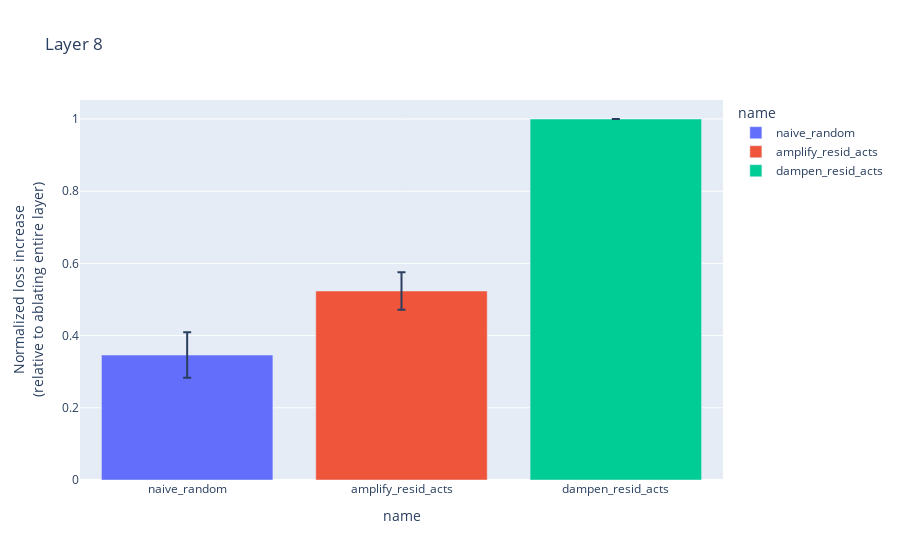
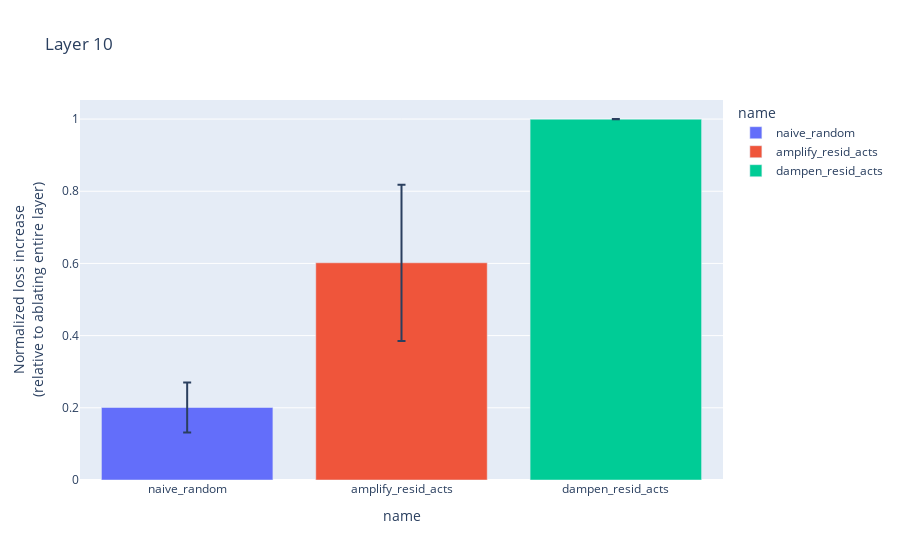

These figures' notebook cell, in order:
### Code cell
for layer, examples_by_feature, loss_by_feature_by_pert in zip(LAYERS, examples_by_feature_by_sae, loss_by_feature_by_pert_by_sae):
    clean_loss = examples_by_feature.clean_loss
    ablate_resid_loss = loss_by_feature_by_pert["dampen_resid_acts"]
    plot_loss_bar(loss_by_feature_by_pert, clean_loss, ablate_resid_loss, layer=layer)

### Figure 1 — Plotly figure (JSON) as saved in the notebook; plotly's stock layout.template omitted (floating-point values rounded to 4 significant figures)
{"data": [{"alignmentgroup": "True", "error_y": {"array": [0.06305]}, "hovertemplate": "name=%{x}<br>Normalized loss increase<br />(relative to ablating entire layer)=%{y}<extra></extra>", "legendgroup": "naive_random", "marker": {"color": "#636efa", "pattern": {"shape": ""}}, "name": "naive_random", "offsetgroup": "naive_random", "orientation": "v", "showlegend": true, "textposition": "auto", "type": "bar", "x": ["naive_random"], "xaxis": "x", "y": [0.3462], "yaxis": "y"}, {"alignmentgroup": "True", "error_y": {"array": [0.05178]}, "hovertemplate": "name=%{x}<br>Normalized loss increase<br />(relative to ablating entire layer)=%{y}<extra></extra>", "legendgroup": "amplify_resid_acts", "marker": {"color": "#EF553B", "pattern": {"shape": ""}}, "name": "amplify_resid_acts", "offsetgroup": "amplify_resid_acts", "orientation": "v", "showlegend": true, "textposition": "auto", "type": "bar", "x": ["amplify_resid_acts"], "xaxis": "x", "y": [0.5234], "yaxis": "y"}, {"alignmentgroup": "True", "error_y": {"array": [0.0001423]}, "hovertemplate": "name=%{x}<br>Normalized loss increase<br />(relative to ablating entire layer)=%{y}<extra></extra>", "legendgroup": "dampen_resid_acts", "marker": {"color": "#00cc96", "pattern": {"shape": ""}}, "name": "dampen_resid_acts", "offsetgroup": "dampen_resid_acts", "orientation": "v", "showlegend": true, "textposition": "auto", "type": "bar", "x": ["dampen_resid_acts"], "xaxis": "x", "y": [0.9999], "yaxis": "y"}], "layout": {"barmode": "relative", "legend": {"title": {"text": "name"}, "tracegroupgap": 0}, "title": {"text": "Layer 8"}, "xaxis": {"anchor": "y", "categoryarray": ["naive_random", "amplify_resid_acts", "dampen_resid_acts"], "categoryorder": "array", "domain": [0, 1], "title": {"text": "name"}}, "yaxis": {"anchor": "x", "domain": [0, 1], "title": {"text": "Normalized loss increase<br />(relative to ablating entire layer)"}}}}

### Figure 2 — Plotly figure (JSON) as saved in the notebook; plotly's stock layout.template omitted (floating-point values rounded to 4 significant figures)
{"data": [{"alignmentgroup": "True", "error_y": {"array": [0.0693]}, "hovertemplate": "name=%{x}<br>Normalized loss increase<br />(relative to ablating entire layer)=%{y}<extra></extra>", "legendgroup": "naive_random", "marker": {"color": "#636efa", "pattern": {"shape": ""}}, "name": "naive_random", "offsetgroup": "naive_random", "orientation": "v", "showlegend": true, "textposition": "auto", "type": "bar", "x": ["naive_random"], "xaxis": "x", "y": [0.2011], "yaxis": "y"}, {"alignmentgroup": "True", "error_y": {"array": [0.2165]}, "hovertemplate": "name=%{x}<br>Normalized loss increase<br />(relative to ablating entire layer)=%{y}<extra></extra>", "legendgroup": "amplify_resid_acts", "marker": {"color": "#EF553B", "pattern": {"shape": ""}}, "name": "amplify_resid_acts", "offsetgroup": "amplify_resid_acts", "orientation": "v", "showlegend": true, "textposition": "auto", "type": "bar", "x": ["amplify_resid_acts"], "xaxis": "x", "y": [0.6018], "yaxis": "y"}, {"alignmentgroup": "True", "error_y": {"array": [0.00049]}, "hovertemplate": "name=%{x}<br>Normalized loss increase<br />(relative to ablating entire layer)=%{y}<extra></extra>", "legendgroup": "dampen_resid_acts", "marker": {"color": "#00cc96", "pattern": {"shape": ""}}, "name": "dampen_resid_acts", "offsetgroup": "dampen_resid_acts", "orientation": "v", "showlegend": true, "textposition": "auto", "type": "bar", "x": ["dampen_resid_acts"], "xaxis": "x", "y": [0.9996], "yaxis": "y"}], "layout": {"barmode": "relative", "legend": {"title": {"text": "name"}, "tracegroupgap": 0}, "title": {"text": "Layer 10"}, "xaxis": {"anchor": "y", "categoryarray": ["naive_random", "amplify_resid_acts", "dampen_resid_acts"], "categoryorder": "array", "domain": [0, 1], "title": {"text": "name"}}, "yaxis": {"anchor": "x", "domain": [0, 1], "title": {"text": "Normalized loss increase<br />(relative to ablating entire layer)"}}}}
